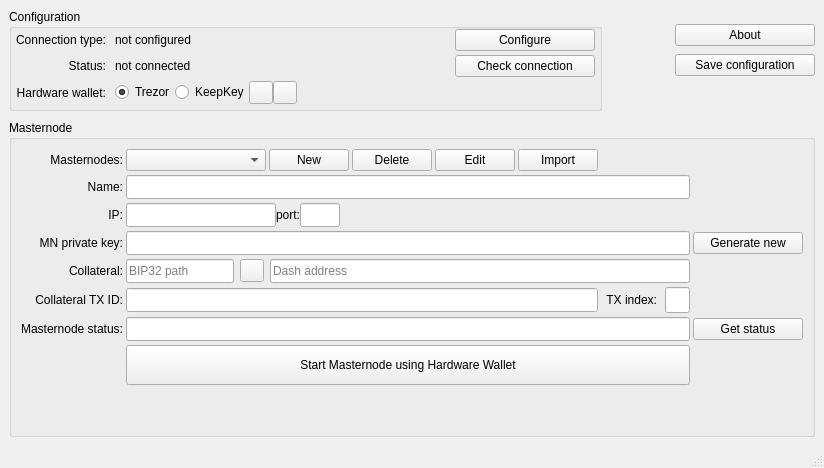
<?xml version="1.0" encoding="UTF-8"?>
<ui version="4.0">
 <class>MainWindow</class>
 <widget class="QMainWindow" name="MainWindow">
  <property name="geometry">
   <rect>
    <x>0</x>
    <y>0</y>
    <width>824</width>
    <height>468</height>
   </rect>
  </property>
  <property name="sizePolicy">
   <sizepolicy hsizetype="Preferred" vsizetype="Preferred">
    <horstretch>0</horstretch>
    <verstretch>1</verstretch>
   </sizepolicy>
  </property>
  <property name="windowTitle">
   <string>MainWindow</string>
  </property>
  <widget class="QWidget" name="centralwidget">
   <layout class="QGridLayout" name="gridLayout_3">
    <item row="2" column="0" colspan="2">
     <widget class="QGroupBox" name="groupBox_3">
      <property name="sizePolicy">
       <sizepolicy hsizetype="Expanding" vsizetype="Expanding">
        <horstretch>1</horstretch>
        <verstretch>1</verstretch>
       </sizepolicy>
      </property>
      <property name="title">
       <string>Masternode</string>
      </property>
      <layout class="QHBoxLayout" name="horizontalLayout">
       <item>
        <layout class="QGridLayout" name="gridLayout_2">
         <property name="horizontalSpacing">
          <number>3</number>
         </property>
         <property name="verticalSpacing">
          <number>4</number>
         </property>
         <item row="0" column="1">
          <layout class="QHBoxLayout" name="horizontalLayout_4">
           <property name="spacing">
            <number>3</number>
           </property>
           <item>
            <widget class="QComboBox" name="cboMasternodes">
             <property name="sizePolicy">
              <sizepolicy hsizetype="Fixed" vsizetype="Fixed">
               <horstretch>0</horstretch>
               <verstretch>0</verstretch>
              </sizepolicy>
             </property>
             <property name="minimumSize">
              <size>
               <width>140</width>
               <height>0</height>
              </size>
             </property>
             <property name="maximumSize">
              <size>
               <width>150</width>
               <height>16777215</height>
              </size>
             </property>
             <property name="toolTip">
              <string>List of configured masternodes</string>
             </property>
             <property name="editable">
              <bool>false</bool>
             </property>
            </widget>
           </item>
           <item>
            <widget class="QPushButton" name="btnNewMn">
             <property name="sizePolicy">
              <sizepolicy hsizetype="Maximum" vsizetype="Fixed">
               <horstretch>0</horstretch>
               <verstretch>0</verstretch>
              </sizepolicy>
             </property>
             <property name="maximumSize">
              <size>
               <width>100</width>
               <height>16777215</height>
              </size>
             </property>
             <property name="toolTip">
              <string>Create a new Masternode configuration</string>
             </property>
             <property name="text">
              <string>New</string>
             </property>
            </widget>
           </item>
           <item>
            <widget class="QPushButton" name="btnDeleteMn">
             <property name="toolTip">
              <string>Delete current Masternode configuration</string>
             </property>
             <property name="text">
              <string>Delete</string>
             </property>
            </widget>
           </item>
           <item>
            <widget class="QPushButton" name="btnEditConfiguration">
             <property name="sizePolicy">
              <sizepolicy hsizetype="Maximum" vsizetype="Fixed">
               <horstretch>0</horstretch>
               <verstretch>0</verstretch>
              </sizepolicy>
             </property>
             <property name="maximumSize">
              <size>
               <width>100</width>
               <height>16777215</height>
              </size>
             </property>
             <property name="toolTip">
              <string>Enable editing</string>
             </property>
             <property name="text">
              <string>Edit</string>
             </property>
            </widget>
           </item>
           <item>
            <widget class="QPushButton" name="btnImportMasternodeConf">
             <property name="toolTip">
              <string>Import Masternodes from masternode.conf file</string>
             </property>
             <property name="text">
              <string>Import</string>
             </property>
            </widget>
           </item>
           <item>
            <spacer name="horizontalSpacer">
             <property name="orientation">
              <enum>Qt::Horizontal</enum>
             </property>
             <property name="sizeHint" stdset="0">
              <size>
               <width>40</width>
               <height>20</height>
              </size>
             </property>
            </spacer>
           </item>
          </layout>
         </item>
         <item row="2" column="1">
          <layout class="QHBoxLayout" name="horizontalLayout_3">
           <item>
            <widget class="QLineEdit" name="edtMnIp">
             <property name="sizePolicy">
              <sizepolicy hsizetype="Expanding" vsizetype="Maximum">
               <horstretch>0</horstretch>
               <verstretch>0</verstretch>
              </sizepolicy>
             </property>
             <property name="minimumSize">
              <size>
               <width>0</width>
               <height>24</height>
              </size>
             </property>
             <property name="maximumSize">
              <size>
               <width>150</width>
               <height>16777215</height>
              </size>
             </property>
             <property name="toolTip">
              <string>The Masternode's IP address for incoming communication with other nodes</string>
             </property>
            </widget>
           </item>
           <item>
            <widget class="QLabel" name="label_11">
             <property name="text">
              <string>port:</string>
             </property>
            </widget>
           </item>
           <item>
            <widget class="QLineEdit" name="edtMnPort">
             <property name="sizePolicy">
              <sizepolicy hsizetype="Fixed" vsizetype="Maximum">
               <horstretch>0</horstretch>
               <verstretch>0</verstretch>
              </sizepolicy>
             </property>
             <property name="minimumSize">
              <size>
               <width>0</width>
               <height>24</height>
              </size>
             </property>
             <property name="maximumSize">
              <size>
               <width>40</width>
               <height>16777215</height>
              </size>
             </property>
             <property name="toolTip">
              <string>The Masternode's TCP port number for incoming communication with other nodes</string>
             </property>
            </widget>
           </item>
           <item>
            <spacer name="horizontalSpacer_2">
             <property name="orientation">
              <enum>Qt::Horizontal</enum>
             </property>
             <property name="sizeHint" stdset="0">
              <size>
               <width>40</width>
               <height>20</height>
              </size>
             </property>
            </spacer>
           </item>
          </layout>
         </item>
         <item row="4" column="1">
          <layout class="QHBoxLayout" name="horizontalLayout_2" stretch="0,0,2">
           <property name="spacing">
            <number>6</number>
           </property>
           <property name="topMargin">
            <number>0</number>
           </property>
           <property name="bottomMargin">
            <number>0</number>
           </property>
           <item alignment="Qt::AlignVCenter">
            <widget class="QLineEdit" name="edtMnCollateralBip32Path">
             <property name="sizePolicy">
              <sizepolicy hsizetype="Expanding" vsizetype="Maximum">
               <horstretch>0</horstretch>
               <verstretch>0</verstretch>
              </sizepolicy>
             </property>
             <property name="minimumSize">
              <size>
               <width>0</width>
               <height>24</height>
              </size>
             </property>
             <property name="maximumSize">
              <size>
               <width>16777215</width>
               <height>16777215</height>
              </size>
             </property>
             <property name="toolTip">
              <string>BIP32 path of the 1000 Dash collateral (e.g. 44'/5'/0'/0/0)</string>
             </property>
             <property name="placeholderText">
              <string>BIP32 path</string>
             </property>
            </widget>
           </item>
           <item>
            <widget class="QToolButton" name="btnReadAddressFromTrezor">
             <property name="toolTip">
              <string>Convert BIP32 path to Dash address using hardware wallet</string>
             </property>
             <property name="text">
              <string/>
             </property>
            </widget>
           </item>
           <item alignment="Qt::AlignVCenter">
            <widget class="QLineEdit" name="edtMnCollateralAddress">
             <property name="sizePolicy">
              <sizepolicy hsizetype="Expanding" vsizetype="Maximum">
               <horstretch>0</horstretch>
               <verstretch>0</verstretch>
              </sizepolicy>
             </property>
             <property name="minimumSize">
              <size>
               <width>0</width>
               <height>24</height>
              </size>
             </property>
             <property name="maximumSize">
              <size>
               <width>16777215</width>
               <height>16777215</height>
              </size>
             </property>
             <property name="toolTip">
              <string>Dash address of the 1000 Dash collateral, coverted from BIP32 path with hardware wallet.</string>
             </property>
             <property name="readOnly">
              <bool>true</bool>
             </property>
             <property name="placeholderText">
              <string>Dash address</string>
             </property>
            </widget>
           </item>
          </layout>
         </item>
         <item row="5" column="2">
          <layout class="QHBoxLayout" name="horizontalLayout_5"/>
         </item>
         <item row="4" column="0">
          <widget class="QLabel" name="label_4">
           <property name="text">
            <string>Collateral:</string>
           </property>
           <property name="alignment">
            <set>Qt::AlignRight|Qt::AlignTrailing|Qt::AlignVCenter</set>
           </property>
          </widget>
         </item>
         <item row="3" column="0">
          <widget class="QLabel" name="label_9">
           <property name="text">
            <string>MN private key:</string>
           </property>
           <property name="alignment">
            <set>Qt::AlignRight|Qt::AlignTrailing|Qt::AlignVCenter</set>
           </property>
          </widget>
         </item>
         <item row="6" column="0">
          <widget class="QLabel" name="label_8">
           <property name="text">
            <string>Masternode status:</string>
           </property>
           <property name="alignment">
            <set>Qt::AlignRight|Qt::AlignTrailing|Qt::AlignVCenter</set>
           </property>
          </widget>
         </item>
         <item row="1" column="0">
          <widget class="QLabel" name="label_12">
           <property name="text">
            <string>Name:</string>
           </property>
           <property name="alignment">
            <set>Qt::AlignRight|Qt::AlignTrailing|Qt::AlignVCenter</set>
           </property>
          </widget>
         </item>
         <item row="1" column="1">
          <widget class="QLineEdit" name="edtMnName">
           <property name="sizePolicy">
            <sizepolicy hsizetype="Expanding" vsizetype="Maximum">
             <horstretch>0</horstretch>
             <verstretch>0</verstretch>
            </sizepolicy>
           </property>
           <property name="minimumSize">
            <size>
             <width>0</width>
             <height>24</height>
            </size>
           </property>
           <property name="maximumSize">
            <size>
             <width>16777215</width>
             <height>16777215</height>
            </size>
           </property>
           <property name="toolTip">
            <string>The Masternode's configuration name</string>
           </property>
          </widget>
         </item>
         <item row="5" column="0">
          <widget class="QLabel" name="label_6">
           <property name="text">
            <string>Collateral TX ID:</string>
           </property>
           <property name="alignment">
            <set>Qt::AlignRight|Qt::AlignTrailing|Qt::AlignVCenter</set>
           </property>
          </widget>
         </item>
         <item row="3" column="2">
          <widget class="QPushButton" name="btnGenerateMNPrivateKey">
           <property name="sizePolicy">
            <sizepolicy hsizetype="Maximum" vsizetype="Fixed">
             <horstretch>0</horstretch>
             <verstretch>0</verstretch>
            </sizepolicy>
           </property>
           <property name="minimumSize">
            <size>
             <width>110</width>
             <height>0</height>
            </size>
           </property>
           <property name="maximumSize">
            <size>
             <width>400</width>
             <height>16777215</height>
            </size>
           </property>
           <property name="toolTip">
            <string>Generate a new private key</string>
           </property>
           <property name="text">
            <string>Generate new</string>
           </property>
          </widget>
         </item>
         <item row="6" column="1">
          <widget class="QLineEdit" name="edtMnStatus">
           <property name="sizePolicy">
            <sizepolicy hsizetype="Expanding" vsizetype="Maximum">
             <horstretch>0</horstretch>
             <verstretch>0</verstretch>
            </sizepolicy>
           </property>
           <property name="minimumSize">
            <size>
             <width>0</width>
             <height>24</height>
            </size>
           </property>
           <property name="maximumSize">
            <size>
             <width>16777215</width>
             <height>16777215</height>
            </size>
           </property>
           <property name="toolTip">
            <string>Status of the Masternode. To get current status click the button &lt;Get status&gt;.</string>
           </property>
          </widget>
         </item>
         <item row="0" column="0">
          <widget class="QLabel" name="label_5">
           <property name="text">
            <string>Masternodes:</string>
           </property>
           <property name="alignment">
            <set>Qt::AlignRight|Qt::AlignTrailing|Qt::AlignVCenter</set>
           </property>
          </widget>
         </item>
         <item row="2" column="0">
          <widget class="QLabel" name="label_10">
           <property name="text">
            <string>IP:</string>
           </property>
           <property name="alignment">
            <set>Qt::AlignRight|Qt::AlignTrailing|Qt::AlignVCenter</set>
           </property>
          </widget>
         </item>
         <item row="7" column="0">
          <spacer name="verticalSpacer">
           <property name="orientation">
            <enum>Qt::Vertical</enum>
           </property>
           <property name="sizeType">
            <enum>QSizePolicy::Expanding</enum>
           </property>
           <property name="sizeHint" stdset="0">
            <size>
             <width>20</width>
             <height>20</height>
            </size>
           </property>
          </spacer>
         </item>
         <item row="3" column="1">
          <widget class="QLineEdit" name="edtMnPrivateKey">
           <property name="sizePolicy">
            <sizepolicy hsizetype="Expanding" vsizetype="Maximum">
             <horstretch>0</horstretch>
             <verstretch>0</verstretch>
            </sizepolicy>
           </property>
           <property name="minimumSize">
            <size>
             <width>0</width>
             <height>24</height>
            </size>
           </property>
           <property name="maximumSize">
            <size>
             <width>16777215</width>
             <height>16777215</height>
            </size>
           </property>
           <property name="toolTip">
            <string>Masternode's private key. Use your own or click the button &lt;Generate new&gt; to create a new and random private key with the use of 'bitcoin' library.</string>
           </property>
          </widget>
         </item>
         <item row="6" column="2">
          <widget class="QPushButton" name="btnRefreshMnStatus">
           <property name="toolTip">
            <string>Get Masternode's status</string>
           </property>
           <property name="text">
            <string>Get status</string>
           </property>
          </widget>
         </item>
         <item row="5" column="1">
          <layout class="QHBoxLayout" name="horizontalLayout_7">
           <property name="spacing">
            <number>8</number>
           </property>
           <item>
            <widget class="QLineEdit" name="edtMnCollateralTx">
             <property name="sizePolicy">
              <sizepolicy hsizetype="Expanding" vsizetype="Maximum">
               <horstretch>0</horstretch>
               <verstretch>0</verstretch>
              </sizepolicy>
             </property>
             <property name="minimumSize">
              <size>
               <width>300</width>
               <height>24</height>
              </size>
             </property>
             <property name="maximumSize">
              <size>
               <width>16777215</width>
               <height>16777215</height>
              </size>
             </property>
             <property name="toolTip">
              <string>The collateral transaction hash from the 1000 Dash deposit</string>
             </property>
             <property name="text">
              <string/>
             </property>
            </widget>
           </item>
           <item>
            <widget class="QLabel" name="label_7">
             <property name="text">
              <string>TX index:</string>
             </property>
             <property name="alignment">
              <set>Qt::AlignRight|Qt::AlignTrailing|Qt::AlignVCenter</set>
             </property>
            </widget>
           </item>
           <item>
            <widget class="QLineEdit" name="edtMnCollateralTxIndex">
             <property name="sizePolicy">
              <sizepolicy hsizetype="Fixed" vsizetype="Maximum">
               <horstretch>0</horstretch>
               <verstretch>0</verstretch>
              </sizepolicy>
             </property>
             <property name="minimumSize">
              <size>
               <width>0</width>
               <height>24</height>
              </size>
             </property>
             <property name="maximumSize">
              <size>
               <width>25</width>
               <height>16777215</height>
              </size>
             </property>
             <property name="font">
              <font>
               <family>Helvetica</family>
               <pointsize>12</pointsize>
              </font>
             </property>
             <property name="toolTip">
              <string>The collateral transaction's (unspent) output index with the 1000 Dash deposit (usally 0)</string>
             </property>
            </widget>
           </item>
          </layout>
         </item>
         <item row="7" column="1">
          <layout class="QVBoxLayout" name="verticalLayout_3">
           <item>
            <widget class="QPushButton" name="btnBroadcastMn">
             <property name="minimumSize">
              <size>
               <width>0</width>
               <height>40</height>
              </size>
             </property>
             <property name="maximumSize">
              <size>
               <width>16777215</width>
               <height>200</height>
              </size>
             </property>
             <property name="toolTip">
              <string>Broadcast information about the Masternode</string>
             </property>
             <property name="text">
              <string>Start Masternode using Hardware Wallet</string>
             </property>
            </widget>
           </item>
           <item>
            <spacer name="verticalSpacer_2">
             <property name="orientation">
              <enum>Qt::Vertical</enum>
             </property>
             <property name="sizeHint" stdset="0">
              <size>
               <width>20</width>
               <height>40</height>
              </size>
             </property>
            </spacer>
           </item>
          </layout>
         </item>
        </layout>
       </item>
      </layout>
     </widget>
    </item>
    <item row="1" column="0" colspan="2">
     <layout class="QHBoxLayout" name="horizontalLayout_11" stretch="1,0">
      <property name="sizeConstraint">
       <enum>QLayout::SetMinimumSize</enum>
      </property>
      <property name="bottomMargin">
       <number>3</number>
      </property>
      <item>
       <widget class="QGroupBox" name="groupBox">
        <property name="sizePolicy">
         <sizepolicy hsizetype="Preferred" vsizetype="Fixed">
          <horstretch>0</horstretch>
          <verstretch>0</verstretch>
         </sizepolicy>
        </property>
        <property name="title">
         <string>Configuration</string>
        </property>
        <property name="flat">
         <bool>false</bool>
        </property>
        <property name="checkable">
         <bool>false</bool>
        </property>
        <layout class="QHBoxLayout" name="horizontalLayout_9">
         <property name="spacing">
          <number>0</number>
         </property>
         <property name="leftMargin">
          <number>4</number>
         </property>
         <property name="topMargin">
          <number>0</number>
         </property>
         <property name="rightMargin">
          <number>4</number>
         </property>
         <property name="bottomMargin">
          <number>0</number>
         </property>
         <item>
          <layout class="QGridLayout" name="gridLayout">
           <property name="bottomMargin">
            <number>4</number>
           </property>
           <property name="horizontalSpacing">
            <number>3</number>
           </property>
           <property name="verticalSpacing">
            <number>4</number>
           </property>
           <item row="2" column="0">
            <widget class="QLabel" name="label_3">
             <property name="text">
              <string>Hardware wallet:</string>
             </property>
             <property name="alignment">
              <set>Qt::AlignRight|Qt::AlignTrailing|Qt::AlignVCenter</set>
             </property>
            </widget>
           </item>
           <item row="0" column="0">
            <widget class="QLabel" name="label">
             <property name="sizePolicy">
              <sizepolicy hsizetype="Fixed" vsizetype="Preferred">
               <horstretch>0</horstretch>
               <verstretch>0</verstretch>
              </sizepolicy>
             </property>
             <property name="maximumSize">
              <size>
               <width>120</width>
               <height>16777215</height>
              </size>
             </property>
             <property name="text">
              <string>Connection type:</string>
             </property>
             <property name="alignment">
              <set>Qt::AlignRight|Qt::AlignTrailing|Qt::AlignVCenter</set>
             </property>
            </widget>
           </item>
           <item row="1" column="0">
            <widget class="QLabel" name="label_2">
             <property name="sizePolicy">
              <sizepolicy hsizetype="Fixed" vsizetype="Preferred">
               <horstretch>0</horstretch>
               <verstretch>0</verstretch>
              </sizepolicy>
             </property>
             <property name="maximumSize">
              <size>
               <width>120</width>
               <height>16777215</height>
              </size>
             </property>
             <property name="text">
              <string>Status:</string>
             </property>
             <property name="alignment">
              <set>Qt::AlignRight|Qt::AlignTrailing|Qt::AlignVCenter</set>
             </property>
            </widget>
           </item>
           <item row="0" column="2">
            <widget class="QPushButton" name="btnConfigureDashdConnection">
             <property name="sizePolicy">
              <sizepolicy hsizetype="Fixed" vsizetype="Fixed">
               <horstretch>0</horstretch>
               <verstretch>0</verstretch>
              </sizepolicy>
             </property>
             <property name="minimumSize">
              <size>
               <width>140</width>
               <height>0</height>
              </size>
             </property>
             <property name="maximumSize">
              <size>
               <width>140</width>
               <height>16777215</height>
              </size>
             </property>
             <property name="toolTip">
              <string>Open configuration window of communication with a Dash daemon</string>
             </property>
             <property name="text">
              <string>Configure</string>
             </property>
            </widget>
           </item>
           <item row="0" column="1">
            <layout class="QHBoxLayout" name="horizontalLayout_8">
             <property name="leftMargin">
              <number>6</number>
             </property>
             <item>
              <widget class="QLabel" name="lblConnectionType">
               <property name="maximumSize">
                <size>
                 <width>500</width>
                 <height>16777215</height>
                </size>
               </property>
               <property name="layoutDirection">
                <enum>Qt::RightToLeft</enum>
               </property>
               <property name="text">
                <string>not configured</string>
               </property>
              </widget>
             </item>
            </layout>
           </item>
           <item row="1" column="2">
            <widget class="QPushButton" name="btnCheckConnection">
             <property name="sizePolicy">
              <sizepolicy hsizetype="Fixed" vsizetype="Fixed">
               <horstretch>0</horstretch>
               <verstretch>0</verstretch>
              </sizepolicy>
             </property>
             <property name="minimumSize">
              <size>
               <width>140</width>
               <height>0</height>
              </size>
             </property>
             <property name="maximumSize">
              <size>
               <width>140</width>
               <height>16777215</height>
              </size>
             </property>
             <property name="toolTip">
              <string>Check communication with Dash daemon</string>
             </property>
             <property name="text">
              <string>Check connection</string>
             </property>
            </widget>
           </item>
           <item row="2" column="1">
            <layout class="QHBoxLayout" name="hlHwType" stretch="0,0,0,0,0">
             <property name="leftMargin">
              <number>6</number>
             </property>
             <item>
              <widget class="QRadioButton" name="chbHwTrezor">
               <property name="minimumSize">
                <size>
                 <width>60</width>
                 <height>0</height>
                </size>
               </property>
               <property name="maximumSize">
                <size>
                 <width>70</width>
                 <height>16777215</height>
                </size>
               </property>
               <property name="text">
                <string>Trezor</string>
               </property>
               <property name="checked">
                <bool>true</bool>
               </property>
              </widget>
             </item>
             <item>
              <widget class="QRadioButton" name="chbHwKeepKey">
               <property name="minimumSize">
                <size>
                 <width>70</width>
                 <height>0</height>
                </size>
               </property>
               <property name="maximumSize">
                <size>
                 <width>90</width>
                 <height>16777215</height>
                </size>
               </property>
               <property name="text">
                <string>KeepKey</string>
               </property>
              </widget>
             </item>
             <item>
              <widget class="QToolButton" name="btnHwCheck">
               <property name="toolTip">
                <string>Check Hardware Wallet connection</string>
               </property>
               <property name="text">
                <string/>
               </property>
              </widget>
             </item>
             <item>
              <widget class="QToolButton" name="btnHwDisconnect">
               <property name="toolTip">
                <string>Close Hardware Wallet session </string>
               </property>
               <property name="text">
                <string/>
               </property>
              </widget>
             </item>
             <item>
              <spacer name="horizontalSpacer_3">
               <property name="orientation">
                <enum>Qt::Horizontal</enum>
               </property>
               <property name="sizeHint" stdset="0">
                <size>
                 <width>40</width>
                 <height>20</height>
                </size>
               </property>
              </spacer>
             </item>
            </layout>
           </item>
           <item row="1" column="1">
            <layout class="QHBoxLayout" name="horizontalLayout_10">
             <property name="leftMargin">
              <number>6</number>
             </property>
             <item>
              <widget class="QLabel" name="lblConnectionStatus">
               <property name="maximumSize">
                <size>
                 <width>500</width>
                 <height>16777215</height>
                </size>
               </property>
               <property name="layoutDirection">
                <enum>Qt::RightToLeft</enum>
               </property>
               <property name="text">
                <string>not connected</string>
               </property>
              </widget>
             </item>
            </layout>
           </item>
           <item row="2" column="2">
            <layout class="QHBoxLayout" name="horizontalLayout_6">
             <property name="spacing">
              <number>2</number>
             </property>
             <property name="sizeConstraint">
              <enum>QLayout::SetNoConstraint</enum>
             </property>
            </layout>
           </item>
          </layout>
         </item>
        </layout>
       </widget>
      </item>
      <item>
       <layout class="QHBoxLayout" name="horizontalLayout_13">
        <property name="spacing">
         <number>3</number>
        </property>
        <property name="sizeConstraint">
         <enum>QLayout::SetMinimumSize</enum>
        </property>
        <property name="topMargin">
         <number>0</number>
        </property>
        <item>
         <widget class="QLabel" name="lblAbout">
          <property name="sizePolicy">
           <sizepolicy hsizetype="Minimum" vsizetype="Minimum">
            <horstretch>0</horstretch>
            <verstretch>0</verstretch>
           </sizepolicy>
          </property>
          <property name="minimumSize">
           <size>
            <width>64</width>
            <height>64</height>
           </size>
          </property>
          <property name="maximumSize">
           <size>
            <width>64</width>
            <height>64</height>
           </size>
          </property>
          <property name="text">
           <string/>
          </property>
         </widget>
        </item>
        <item>
         <layout class="QVBoxLayout" name="verticalLayout">
          <property name="spacing">
           <number>3</number>
          </property>
          <property name="topMargin">
           <number>10</number>
          </property>
          <item>
           <widget class="QPushButton" name="btnAbout">
            <property name="sizePolicy">
             <sizepolicy hsizetype="Fixed" vsizetype="Fixed">
              <horstretch>0</horstretch>
              <verstretch>0</verstretch>
             </sizepolicy>
            </property>
            <property name="minimumSize">
             <size>
              <width>140</width>
              <height>0</height>
             </size>
            </property>
            <property name="maximumSize">
             <size>
              <width>150</width>
              <height>16777215</height>
             </size>
            </property>
            <property name="text">
             <string>About</string>
            </property>
           </widget>
          </item>
          <item>
           <widget class="QPushButton" name="btnSaveConfiguration">
            <property name="sizePolicy">
             <sizepolicy hsizetype="Fixed" vsizetype="Fixed">
              <horstretch>0</horstretch>
              <verstretch>0</verstretch>
             </sizepolicy>
            </property>
            <property name="minimumSize">
             <size>
              <width>140</width>
              <height>0</height>
             </size>
            </property>
            <property name="maximumSize">
             <size>
              <width>150</width>
              <height>16777215</height>
             </size>
            </property>
            <property name="text">
             <string>Save configuration</string>
            </property>
           </widget>
          </item>
          <item>
           <spacer name="verticalSpacer_3">
            <property name="orientation">
             <enum>Qt::Vertical</enum>
            </property>
            <property name="sizeType">
             <enum>QSizePolicy::Minimum</enum>
            </property>
            <property name="sizeHint" stdset="0">
             <size>
              <width>20</width>
              <height>30</height>
             </size>
            </property>
           </spacer>
          </item>
         </layout>
        </item>
       </layout>
      </item>
     </layout>
    </item>
   </layout>
  </widget>
  <widget class="QStatusBar" name="statusBar"/>
 </widget>
 <resources/>
 <connections/>
</ui>
